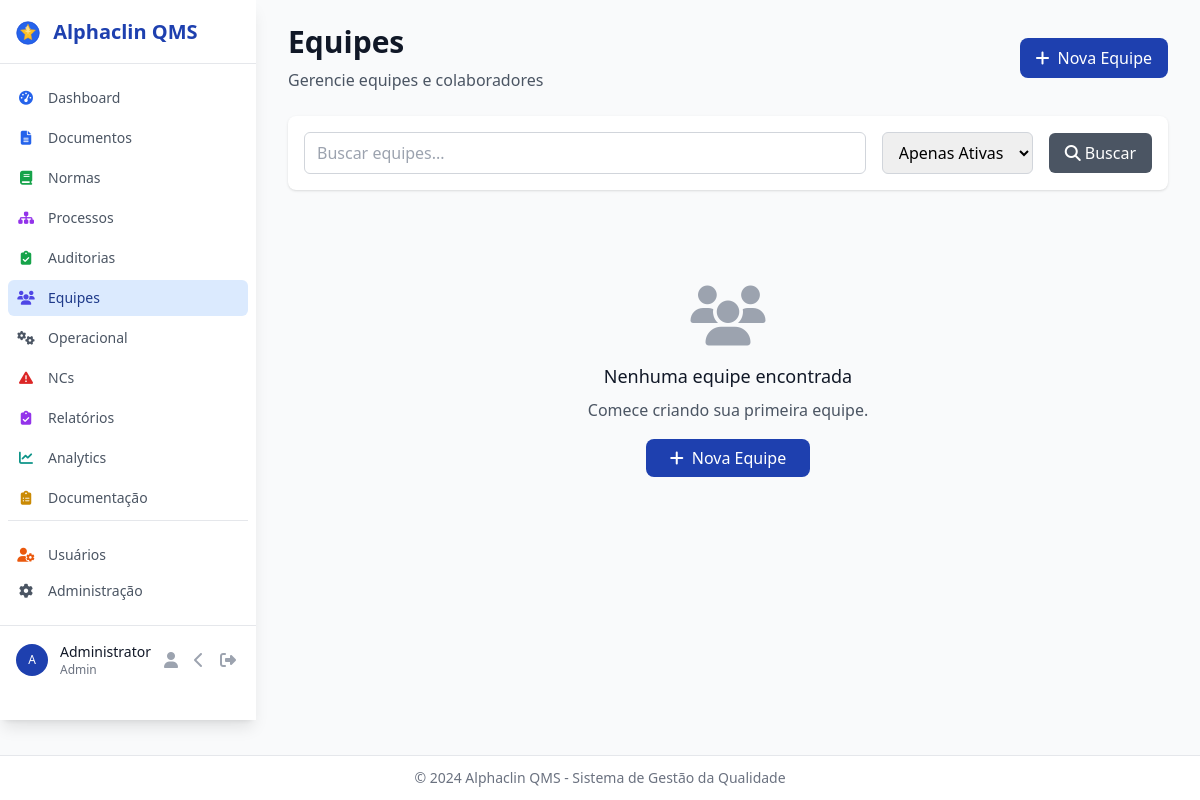
/teams/ (signed in), run on an earlier commit of the app's database.
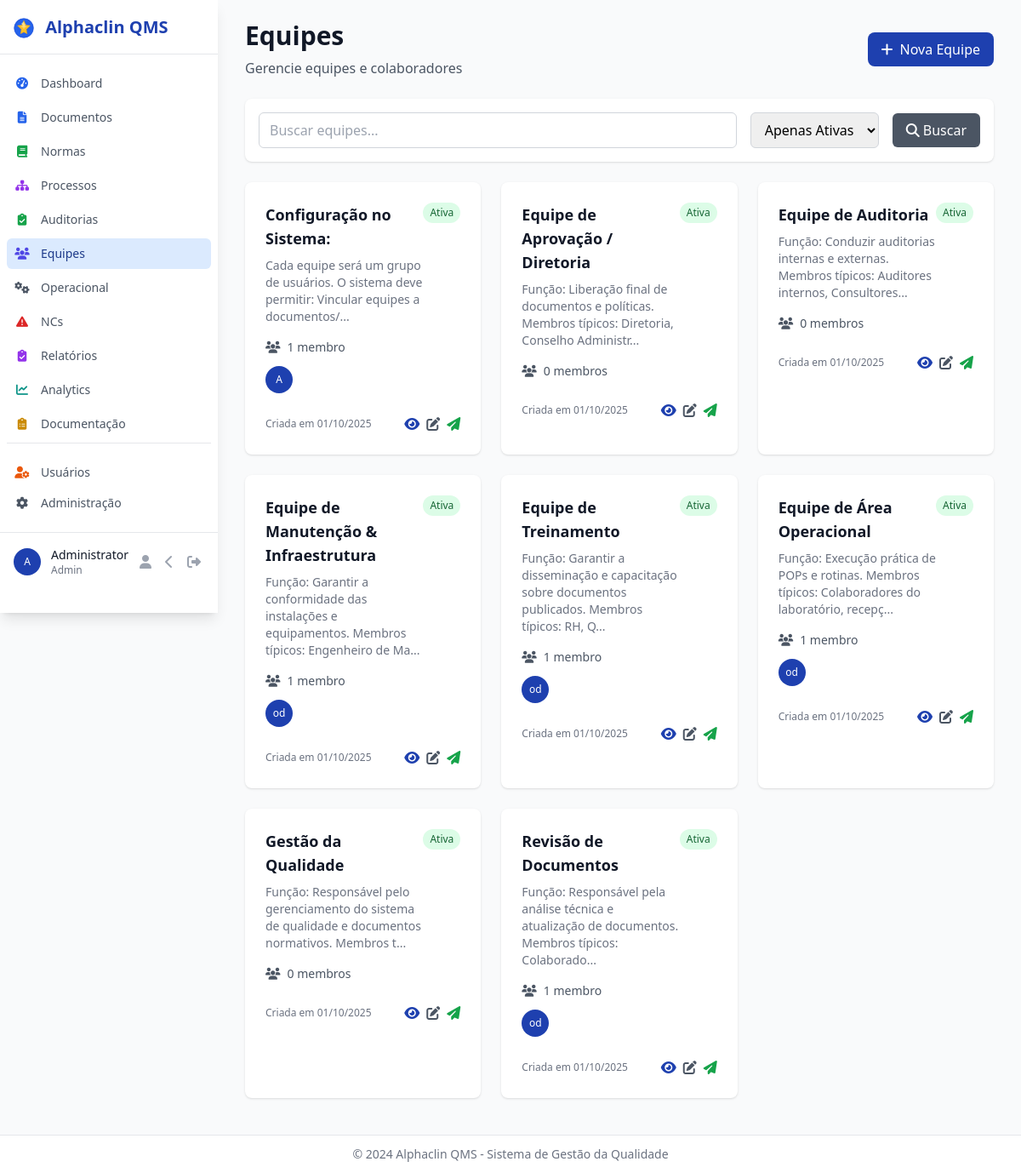
And on a later commit of the database.
### models.py (models this page shows)
class User(UserMixin, db.Model):
    __tablename__ = 'users'
    id = db.Column(db.Integer, primary_key=True)
    username = db.Column(db.String(80), unique=True, nullable=False)
    email = db.Column(db.String(120), unique=True, nullable=False)
    password_hash = db.Column(db.String(255), nullable=False)
    full_name = db.Column(db.String(255), nullable=False)
    role = db.Column(db.Enum(UserRole), default=UserRole.USER, nullable=False)
    is_active = db.Column(db.Boolean, default=True, nullable=False)
    created_at = db.Column(db.DateTime, default=datetime.utcnow)
    last_login = db.Column(db.DateTime)
    __table_args__ = (
        db.Index('idx_users_role', 'role'),
        db.Index('idx_users_active', 'is_active'),
        db.Index('idx_users_last_login', 'last_login'),
        db.Index('idx_users_email', 'email'),
    )
    created_documents = db.relationship('Document', foreign_keys='Document.created_by_id', backref='creator', lazy='dynamic')
    assigned_audits = db.relationship('Audit', foreign_keys='Audit.assigned_auditor_id', backref='assigned_auditor', lazy='dynamic')

class Team(db.Model):
    __tablename__ = 'teams'
    id = db.Column(db.Integer, primary_key=True)
    name = db.Column(db.String(255), nullable=False)
    description = db.Column(db.Text)
    created_at = db.Column(db.DateTime, default=datetime.utcnow)
    is_active = db.Column(db.Boolean, default=True)
    members = db.relationship('User', secondary='team_members', backref='teams')

### blueprints/teams.py (the view)
@teams_bp.route('/')
@login_required
def index():
    search = request.args.get('search')
    active_only = request.args.get('active', 'true') == 'true'
    query = Team.query
    if active_only:
        query = query.filter_by(is_active=True)
    if search:
        query = query.filter(Team.name.contains(search))
    page = request.args.get('page', 1, type=int)
    per_page = 10  # Items per page
    teams_pagination = query.order_by(Team.name).paginate(page=page, per_page=per_page, error_out=False)
    return render_template('teams/index.html', teams_pagination=teams_pagination)

### templates/teams/index.html (shortened to what the changed rows need)
{% extends "base.html" %}
{% block content %}
<div class="space-y-6">
    <div class="flex justify-between items-center">
        <div>
            <h1 class="text-3xl font-bold text-gray-900">Equipes</h1>
        </div>
    </div>
    <div class="grid gap-6 md:grid-cols-2 lg:grid-cols-3">
        {% for team in teams_pagination.items %}
        <div class="bg-white rounded-lg shadow hover:shadow-md transition-shadow">
            <div class="p-6">
                <div class="flex items-start justify-between">
                    <div class="flex-1">
                        <h3 class="text-lg font-semibold text-gray-900">{{ team.name }}</h3>
                        {% if team.description %}
                        <p class="text-sm text-gray-500 mt-2">{{ team.description[:100] }}{% if team.description|length > 100 %}...{% endif %}</p>
                        {% endif %}
                    </div>
                    <span class="{% if team.is_active %}bg-green-100 text-green-800{% else %}bg-red-100 text-red-800{% endif %} px-2 py-1 rounded-full text-xs font-medium">
                        {% if team.is_active %}Ativa{% else %}Inativa{% endif %}
                    </span>
                </div>
                <div class="mt-4">
                    <div class="flex items-center text-sm text-gray-600">
                        <i class="fas fa-users mr-2"></i>
                        <span>{{ team.members|length }} membro{% if team.members|length != 1 %}s{% endif %}</span>
                    </div>
                    {% if team.members %}
                    <div class="flex -space-x-2 mt-3">
                        {% for member in team.members[:5] %}
                        <div class="w-8 h-8 rounded-full bg-alphaclin-blue text-white flex items-center justify-center text-xs font-medium ring-2 ring-white">
                            {{ member.full_name.split()[0][0] }}{% if member.full_name.split()|length > 1 %}{{ member.full_name.split()[1][0] }}{% endif %}
                        </div>
                        {% endfor %}
                    </div>
                    {% endif %}
                </div>
                <div class="mt-6 flex items-center justify-between">
                    <div class="text-xs text-gray-500">
                        Criada em {{ team.created_at.strftime('%d/%m/%Y') }}
                    </div>
                    <div class="flex space-x-2">
                        <a href="{{ url_for('teams.view', id=team.id) }}" class="text-alphaclin-blue hover:text-alphaclin-dark">
                            <i class="fas fa-eye"></i>
                        </a>
                        <a href="{{ url_for('teams.edit', id=team.id) }}" class="text-gray-600 hover:text-gray-800">
                            <i class="fas fa-edit"></i>
                        </a>
                        <a href="{{ url_for('teams.send_documents', id=team.id) }}" class="text-green-600 hover:text-green-800" title="Enviar Documentos">
                            <i class="fas fa-paper-plane"></i>
                        </a>
                    </div>
                </div>
            </div>
        </div>
        {% endfor %}
    </div>
    {% if not teams_pagination.items %}
    <div class="text-center py-12">
        <i class="fas fa-users text-gray-400 text-6xl mb-4"></i>
        <h3 class="text-lg font-medium text-gray-900 mb-2">Nenhuma equipe encontrada</h3>
        <p class="text-gray-600 mb-6">Comece criando sua primeira equipe.</p>
        <a href="{{ url_for('teams.create') }}" class="bg-alphaclin-blue hover:bg-alphaclin-dark text-white px-6 py-2 rounded-lg transition-colors">
            <i class="fas fa-plus mr-2"></i>Nova Equipe
        </a>
    </div>
    {% endif %}
</div>
{% endblock %}

### templates/base.html (shortened to what the changed rows need)
<!DOCTYPE html>
<html lang="pt-BR">
<head>
    <script src="https://cdn.tailwindcss.com"></script>
    <link rel="stylesheet" href="https://cdnjs.cloudflare.com/ajax/libs/font-awesome/6.4.0/css/all.min.css">
</head>
<body class="bg-gray-50 min-h-screen flex flex-col">
    {% if current_user.is_authenticated and not request.endpoint.startswith('auth.') %}
    <div id="sidebar" class="fixed left-0 top-0 w-64 bg-white shadow-lg transform transition-all duration-300 ease-in-out z-50 -translate-x-full lg:translate-x-0 flex flex-col overflow-y-auto" style="height: calc(100vh - 80px);">
        <div class="flex flex-col h-full">
            {% endif %}
            {% if current_user.is_authenticated %}
            <div class="border-t border-gray-200 p-4">
                <div class="flex items-center justify-between">
                    <div class="flex items-center min-w-0 flex-1">
                        <div class="flex-shrink-0">
                            <div class="h-8 w-8 rounded-full bg-alphaclin-blue flex items-center justify-center">
                                <span class="text-xs font-medium text-white">{{ current_user.full_name.split()[0][0] }}{% if current_user.full_name.split()|length > 1 %}{{ current_user.full_name.split()[1][0] }}{% endif %}</span>
                            </div>
                        </div>
                        <div class="ml-3 min-w-0 flex-1 hidden lg:block">
                            <p class="text-sm font-medium text-gray-900 truncate">{{ current_user.full_name }}</p>
                            <p class="text-xs text-gray-500 capitalize">{{ current_user.role.value }}</p>
                        </div>
                    </div>
                    <div class="flex items-center space-x-2">
                        <a href="{{ url_for('auth.profile') }}" class="p-1 rounded-md text-gray-400 hover:text-gray-600 focus:outline-none focus:ring-2 focus:ring-alphaclin-blue" title="Meu Perfil">
                            <i class="fas fa-user"></i>
                        </a>
                        <button id="collapse-toggle" class="hidden lg:block p-1 rounded-md text-gray-400 hover:text-gray-600 focus:outline-none focus:ring-2 focus:ring-alphaclin-blue">
                            <i id="collapse-icon" class="fas fa-chevron-left"></i>
                        </button>
                        <a href="{{ url_for('auth.logout') }}" class="p-1 rounded-md text-gray-400 hover:text-gray-600 focus:outline-none focus:ring-2 focus:ring-alphaclin-blue" title="Sair">
                            <i class="fas fa-sign-out-alt"></i>
                        </a>
                    </div>
                </div>
            </div>
            {% endif %}
        </div>
    </div>
    <main id="main-content" class="{% if current_user.is_authenticated and not request.endpoint.startswith('auth.') %}lg:ml-64{% endif %} flex flex-col transition-all duration-300 ease-in-out overflow-auto pb-16">
        <div class="flex-1 px-4 py-6 lg:px-8">
        {% block content %}{% endblock %}
        </div>
    </main>
</body>
</html>

What changed in the data, as far as the page shows it:
added Team: name "Configuração no Sistema:", description "Cada equipe será um grupo de usuários. O sistema deve permitir: Vincular equipes a documentos/", is_active "Ativa", members|length "1", created_at "01/10/2025", User (full_name "A")
added Team: name "Equipe de Aprovação / Diretoria", description "Função: Liberação final de documentos e políticas. Membros típicos: Diretoria, Conselho Administr", is_active "Ativa", members|length "0", created_at "01/10/2025"
added Team: name "Equipe de Auditoria", description "Função: Conduzir auditorias internas e externas. Membros típicos: Auditores internos, Consultores", is_active "Ativa", members|length "0", created_at "01/10/2025"
added Team: name "Equipe de Manutenção & Infraestrutura", description "Função: Garantir a conformidade das instalações e equipamentos. Membros típicos: Engenheiro de Ma", is_active "Ativa", members|length "1", created_at "01/10/2025"
added User: full_name "o", full_name "d"
added Team: name "Equipe de Treinamento", description "Função: Garantir a disseminação e capacitação sobre documentos publicados. Membros típicos: RH, Q", is_active "Ativa", members|length "1", created_at "01/10/2025"
added Team: name "Equipe de Área Operacional", description "Função: Execução prática de POPs e rotinas. Membros típicos: Colaboradores do laboratório, recepç", is_active "Ativa", members|length "1", created_at "01/10/2025"
added Team: name "Gestão da Qualidade", description "Função: Responsável pelo gerenciamento do sistema de qualidade e documentos normativos. Membros t", is_active "Ativa", members|length "0", created_at "01/10/2025"
added Team: name "Revisão de Documentos", description "Função: Responsável pela análise técnica e atualização de documentos. Membros típicos: Colaborado", is_active "Ativa", members|length "1", created_at "01/10/2025"
Also different on the page:
text no longer shown: "Nenhuma equipe encontrada Comece criando sua primeira equipe. Nova Equipe"
